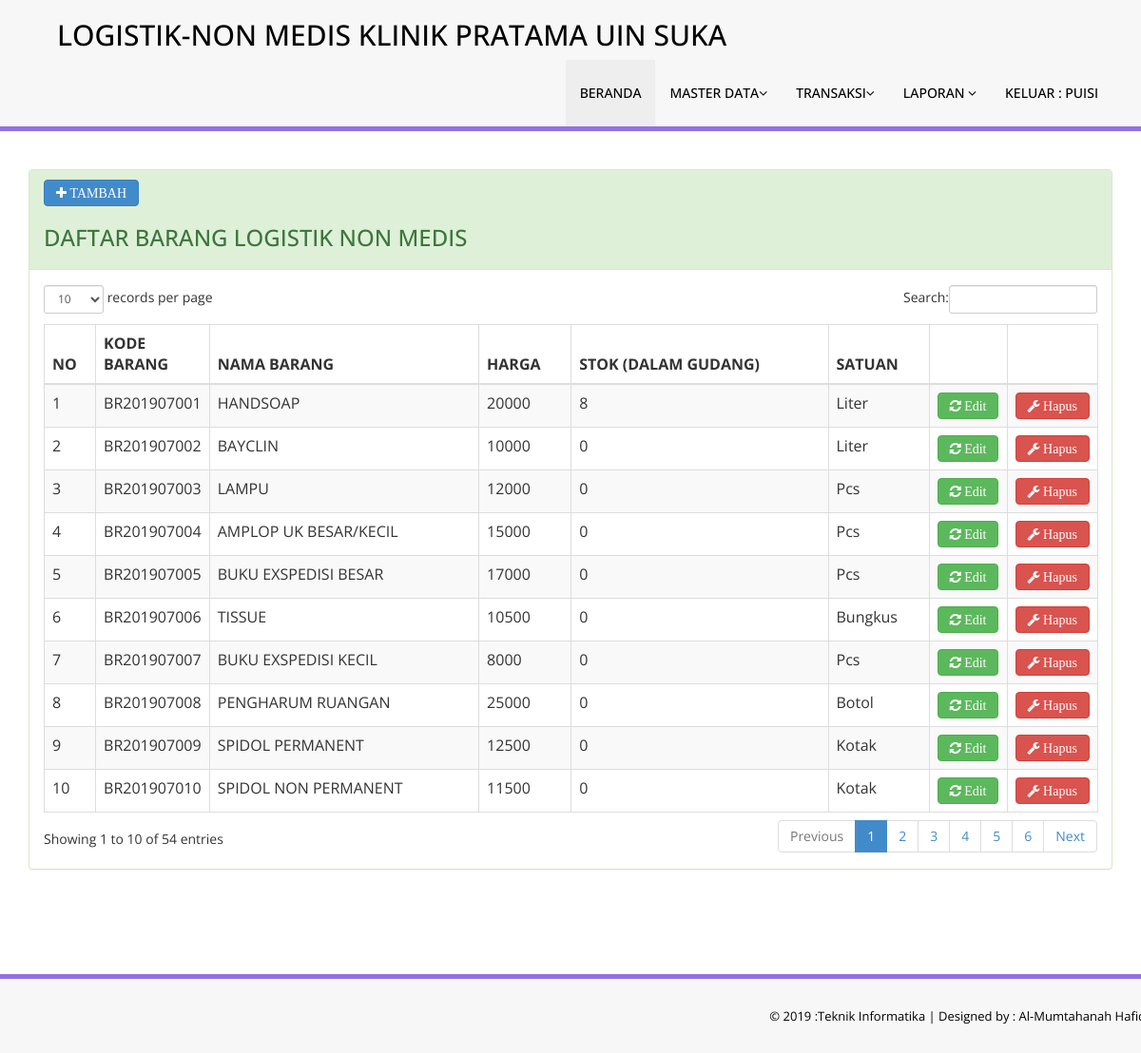
Page /master.php?page=barang (signed in) on the earlier database version.
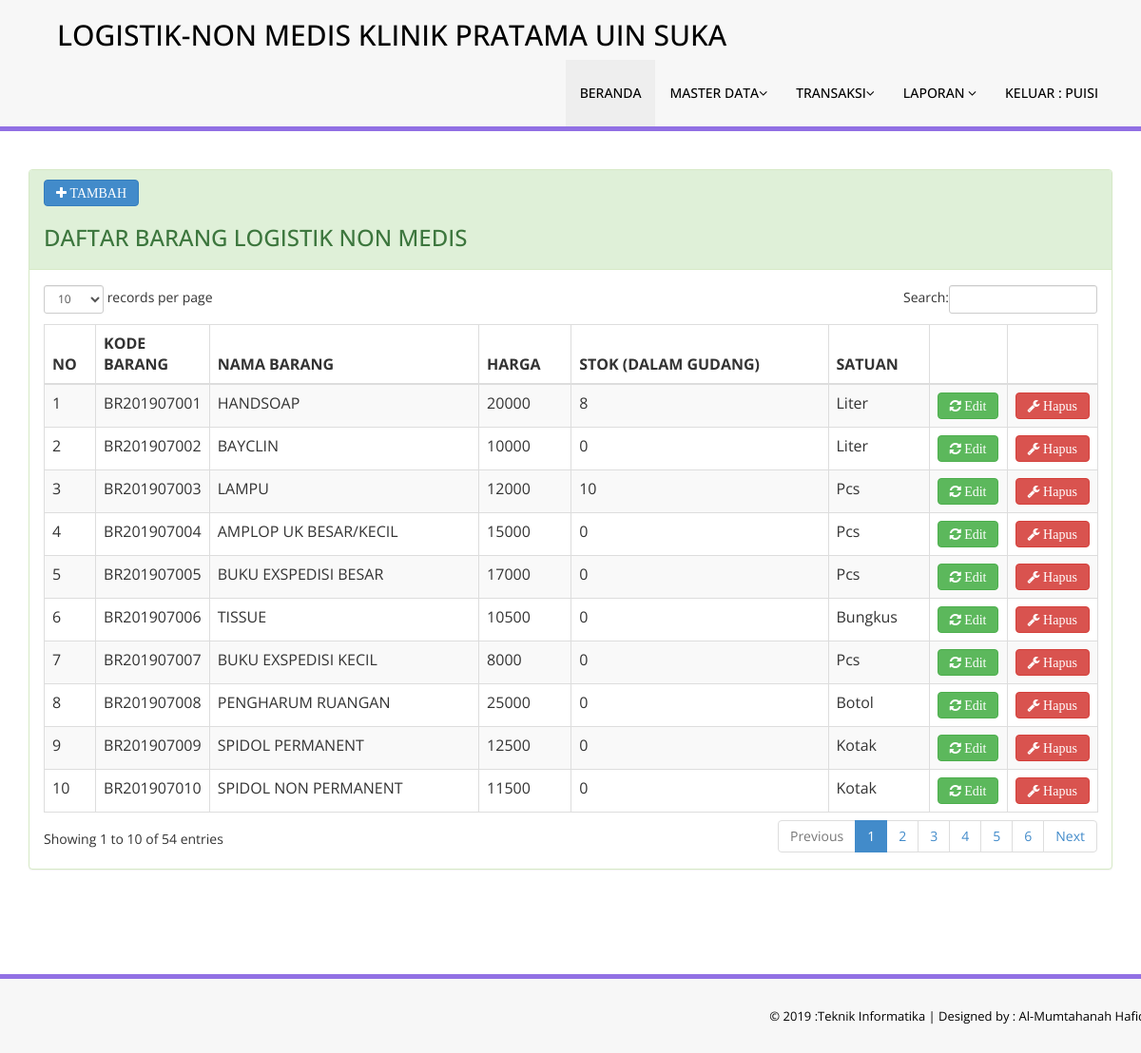
Same page on the later database version.
### tables this page shows
CREATE TABLE `tbl_barang` (
  `kode` int(11) NOT NULL,
  `kode_barang` varchar(15) NOT NULL DEFAULT '',
  `kode_satuan` int(11) DEFAULT NULL,
  `nama_barang` varchar(100) DEFAULT NULL,
  `jumlah` int(11) NOT NULL,
  `harga` int(11) NOT NULL,
  `keterangan` text DEFAULT NULL
);

CREATE TABLE `tbl_satuan` (
  `kode` int(11) NOT NULL,
  `uraian` varchar(50) DEFAULT NULL
);

### modul/barang/index.php (the view, shortened to what this page needs)
<div class="row">
    <div class="col-md-12">
        <div class="panel panel-success">
            <div class="panel-heading">
                <a href="master.php?page=tambah_barang"><button class="btn btn-primary fa fa-plus"> TAMBAH </button></a>
                <h3> DAFTAR BARANG LOGISTIK NON MEDIS </h3>
            </div>
            <div class="panel-body">
                <div class="table-responsive">
                    <table class="table table-striped table-bordered table-hover" id="dataTables-example">
                        <thead>
                            <tr>
                                <th width="5%">NO</th>
                                <th width="10%">KODE BARANG</th>
                                <th>NAMA BARANG</th>
                                <th>HARGA</th>
                                <th>STOK (DALAM GUDANG)</th>
                                <th>SATUAN</th>
                                <th width="3%"></th>
                                <th width="3%"></th>
                            </tr>
                        </thead>
                        <tbody>
                            <?php
                            $no = 1;
                            $qry = mysqli_query($konek, "select `tbl_barang`.`kode` AS `kode`,`tbl_barang`.`kode_barang` AS `kode_barang`,`tbl_barang`.`jumlah` AS `stok` ,`tbl_barang`.`kode_satuan` AS `kode_satuan`,`tbl_barang`.`nama_barang` AS `nama_barang`,`tbl_barang`.`harga` AS `harga`,`tbl_barang`.`keterangan` AS `keterangan`,`tbl_satuan`.`uraian` AS `satuan` from (`tbl_barang` join `tbl_satuan` on((`tbl_satuan`.`kode` = `tbl_barang`.`kode_satuan`)))");
                            while ($data = mysqli_fetch_array($qry)) {
                                ?>
                                <tr class="odd gradeX">
                                    <td><?php echo $no++; ?></td>
                                    <td><?php echo $data['kode_barang']; ?></td>
                                    <td><?php echo $data['nama_barang']; ?></td>
                                    <td><?php echo $data['harga']; ?></td>
                                    <td><?php echo $data['stok']; ?></td>
                                    <td><?php echo $data['satuan']; ?></td>
                                    <td class="center"><a href="master.php?page=edit_barang&id=<?php echo base64_encode($data['kode']); ?>" class="fa fa-refresh btn btn-success"> Edit</a></td>
                                    <td class="center"><a onClick="return confirm('Data ini akan di hapus.?')" href="master.php?page=barang&hapus=<?php echo $data['kode']; ?>" class="fa fa-wrench btn btn-danger"> Hapus</a></td>
                                </tr>
                            <?php } ?>
                        </tbody>
                    </table>
                </div>
            </div>
        </div>
    </div>
</div>

Differences in the rows shown:
changed tbl_barang "BR201907003": jumlah "0" → "10"
